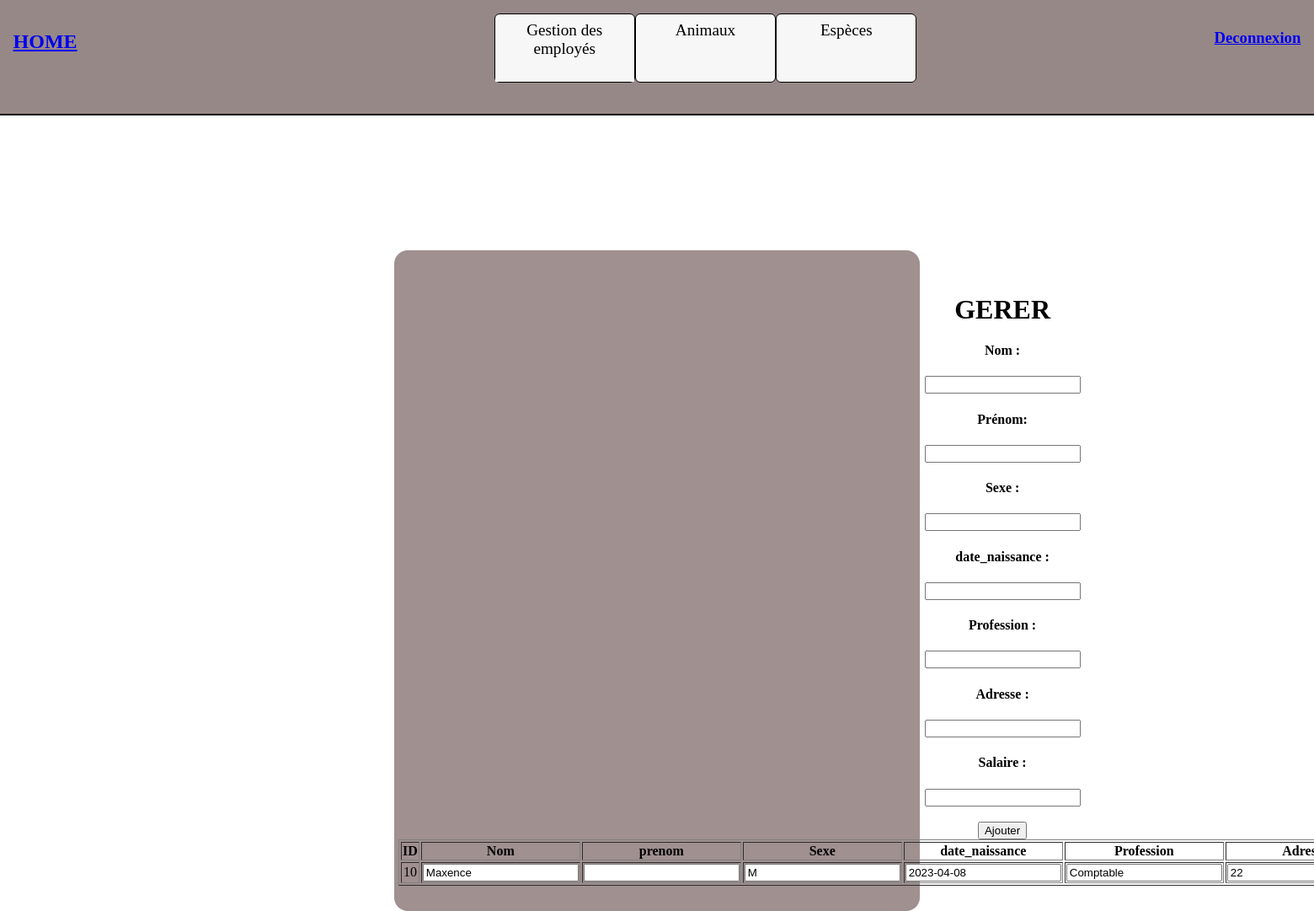
Page /gereremploye.php on the committed database.
### tables this page shows
CREATE TABLE IF NOT EXISTS `personnel` (
  `Id` int(11) NOT NULL AUTO_INCREMENT,
  `login` varchar(50) NOT NULL,
  `Mot_de_passe` varchar(255) DEFAULT NULL,
  `Nom` varchar(50) DEFAULT NULL,
  `prenom` varchar(50) DEFAULT NULL,
  `sexe` char(5) DEFAULT NULL,
  `date_naissance` date DEFAULT NULL,
  `Profession` varchar(255) DEFAULT NULL,
  `Adresse` varchar(255) DEFAULT NULL,
  `Salaire` float DEFAULT NULL,
  PRIMARY KEY (`Id`)
);

### gereremploye.php (the view, shortened to what this page needs)
<!DOCTYPE html>
<html lang="en">
<head>
    <link rel="stylesheet" href="home.css">
</head>
<body>
<nav>
        <div class="home">
            <h2 class="#"><a href="home.php">HOME</a></h2>
        </div>
        <div class="btn">
            <ul id="menu-accordeon">
                <li><a href="#">Gestion des employés</a>
                   <ul>
                      <li><a href="ajoutemploye.php">Ajouter</a></li>
                      <li><a href="gereremploye.php">Gérer</a></li>
                   </ul>
                </li>
                 <li><a href="#">Animaux</a>
                   <ul>
                      <li><a href="ajoutanimaux.php">Ajouter</a></li>
                      <li><a href="gererannimaux.php">Gérer</a></li>
                   </ul>
                </li>
                <li><a href="#">Espèces</a>
                   <ul>
                        <li><a href="ajoutespece.php">Ajouter</a></li>
                        <li><a href="gererespece.php">Gérer</a></li>
                   </ul>
                </li>
             </ul>
        </div>
        <div class="logout">
        <?php
        echo  '<h3><a href="logout.php">Deconnexion</a></h3>'
        ?>
        </div>
    </nav>
    <div class="center">
        <form Method="POST" action="home.php">
            <h1>GERER</h1>
            <h4 class="indentifiant">Nom : </h4><input type="text" name="Nom" value="">
            <h4 class="indentifiant">Prénom: </h4><input type="text" name="prenom" value="">
            <h4 class="indentifiant">Sexe : </h4><input type="text" name="Sexe" value="">
            <h4 class="indentifiant">date_naissance : </h4><input type="text" name="date_naissance" value="">
            <h4 class="indentifiant">Profession : </h4><input type="text" name="Profession" value="">
            <h4 class="indentifiant">Adresse : </h4><input type="text" name="Adresse" value="">
            <h4 class="indentifiant">Salaire : </h4><input type="text" name="Salaire" value="">
            <br>
            <br>
            <input class="button" type="submit" value="Ajouter">
            <?php
            $con = mysqli_connect("localhost","root","", "gestionzoo");
            $result = mysqli_query($con, "SELECT * FROM personnel");
            echo "<table border=1>";
            echo "<tr><th>ID</th><th>Nom</th><th>prenom</th><th>Sexe</th><th>date_naissance</th><th>Profession</th><th>Adresse</th><th>Salaire</th></tr>";
            while ($row = mysqli_fetch_array($result)) {
                echo "<form method='post'>";
                echo "<tr>";
                echo "<td>".$row["Id"]."</td>";
                echo "<td><input type='text' name='Nom' value='".$row["Nom"]."'></td>";
                echo "<td><input type='text' name='prenom' value='".$row["prenom"]."'></td>";
                echo "<td><input type='text' name='Sexe' value='".$row["sexe"]."'></td>";
                echo "<td><input type='text' name='date_naissance' value='".$row["date_naissance"]."'></td>";
                echo "<td><input type='text' name='Profession' value='".$row["Profession"]."'></td>";
                echo "<td><input type='text' name='Adresse' value='".$row["Adresse"]."'></td>";
                echo "</tr>";
                echo "</form>";
            }
            echo "</table>";
            ?>
        </form>
    </div>
</body>
</html>

### home.css (style rules this page uses)
body { margin: 0; padding: 0; }
nav { background-color: #978888; width: 98%; height: 13vh; border-bottom: #000 2px solid; display: flex; justify-content: space-between; padding: 1%; }
.logout { display: flex; }
.btn ul { display: flex; flex-direction: row; }
li ul { display: flex; flex-direction: column; }
#menu-accordeon { padding:0; margin:0; list-style:none; text-align: center; width: 360px; }
#menu-accordeon ul { padding:0; margin:0; list-style:none; text-align: center; }
#menu-accordeon li { background-color:#F7F7F7; border-radius: 6px; margin-bottom:2px; border:solid 1px #000; }
#menu-accordeon li li { max-height:0; overflow: hidden; transition: all .5s; border-radius:0; background: #F7F7F7; box-shadow: none; border:none; margin:0; padding: 10px 20px; }
#menu-accordeon a { display:block; text-decoration: none; color: #000; padding: 8px 0; font-family: verdana; font-size:1.2em }
#menu-accordeon ul li a, #menu-accordeon li:hover li a { font-size:1em }
#menu-accordeon ul li:last-child { border:none; }
.center { display: flex; justify-content: left; text-align:center; margin-top: 20vh; padding: 30px 5px; margin-left: 30%; margin-right: 30%; border-radius: 16px; background-color: #a09090; }

### rows in the picture
personnel: Id "10", Nom "Maxence", Sexe "M", date_naissance "2023-04-08", Profession "Comptable", Adresse "22"
